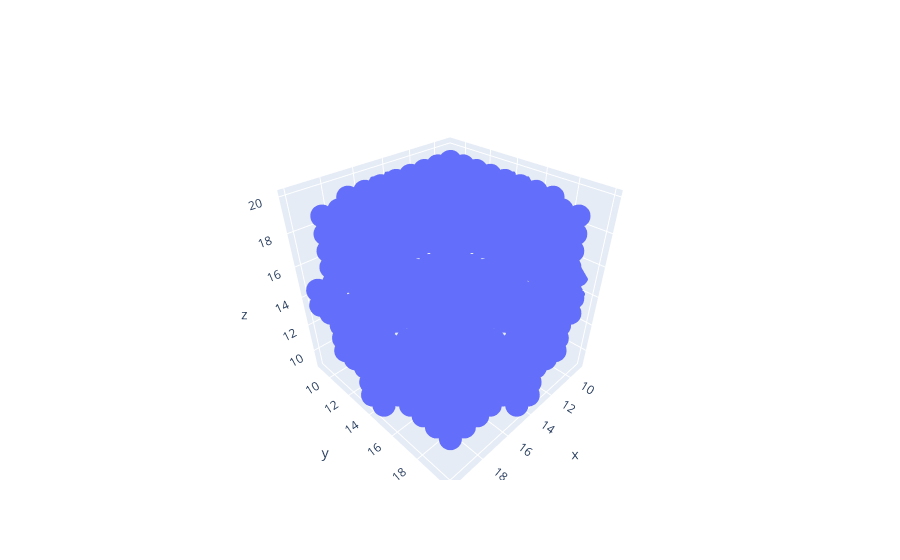

This figure's notebook cell:
### Markdown cell above
# Generate test tensor and plot surface points

### Code cell
import plotly.graph_objects as go
import numpy as np
from scipy.ndimage import gaussian_filter, binary_erosion

tensor = np.zeros([100,100,100], dtype=np.int32)
tensor[10:20, 10:20, 10:20] = 1
#tensor[10:15,10:15,10:15] = 0
tensor[19:20,18:20,15:20] = 0 

tensor *= 10
tensor = gaussian_filter(tensor,1)
tensor = tensor > 1

x,y,z= np.array(np.where(np.logical_xor(tensor,binary_erosion(tensor))))
fig = go.Figure(data=go.Scatter3d(x=x, y=y,z=z, mode='markers'))
fig.show()

### Figure 1 — Plotly figure (JSON) as saved in the notebook; plotly's stock layout.template omitted (floating-point values rounded to 4 significant figures; data arrays with more than 128 entries replaced by an {"elided": "..."} marker saying what was removed)
{"data": [{"mode": "markers", "type": "scatter3d", "x": {"elided": "505 int values"}, "y": {"elided": "505 int values"}, "z": {"elided": "505 int values"}}], "layout": {}}
